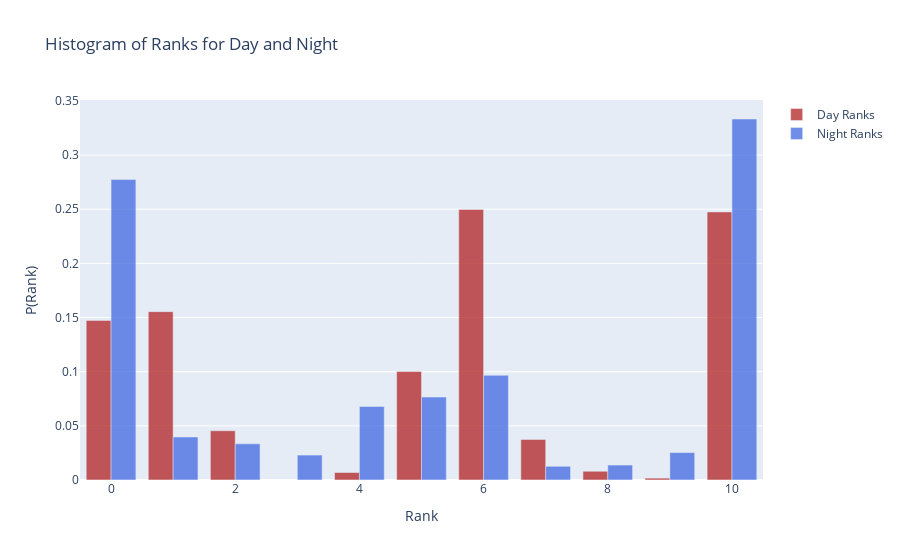

Notebook code for this chart:
### Code cell
fig = go.Figure()


value, count = np.unique(all_ranks_day, return_counts=True)
count = count / count.sum()
fig.add_trace(
    go.Bar(
        x=value,
        y=count,
        name="Day Ranks",
        marker_color="firebrick",
        opacity=0.75,
    )
)

value, count = np.unique(all_ranks_night, return_counts=True)
count = count / count.sum()
fig.add_trace(
    go.Bar(
        x=value,
        y=count,
        name="Night Ranks",
        marker_color="royalblue",
        opacity=0.75,
    )
)

# Update layout
fig.update_layout(
    title="Histogram of Ranks for Day and Night",
    xaxis_title="Rank",
    yaxis_title="P(Rank)",
    barmode="group",
)

fig.show()

### Figure 1 — Plotly figure (JSON) as saved in the notebook; plotly's stock layout.template omitted (floating-point values rounded to 4 significant figures)
{"data": [{"marker": {"color": "firebrick"}, "name": "Day Ranks", "opacity": 0.75, "type": "bar", "x": [0, 1, 2, 4, 5, 6, 7, 8, 9, 10], "y": [0.1474, 0.1554, 0.04548, 0.006908, 0.1002, 0.2499, 0.03742, 0.00806, 0.001727, 0.2476]}, {"marker": {"color": "royalblue"}, "name": "Night Ranks", "opacity": 0.75, "type": "bar", "x": [0, 1, 2, 3, 4, 5, 6, 7, 8, 9, 10], "y": [0.2775, 0.03972, 0.03339, 0.02303, 0.06793, 0.07657, 0.09672, 0.01267, 0.01382, 0.02533, 0.3333]}], "layout": {"barmode": "group", "title": {"text": "Histogram of Ranks for Day and Night"}, "xaxis": {"title": {"text": "Rank"}}, "yaxis": {"title": {"text": "P(Rank)"}}}}
